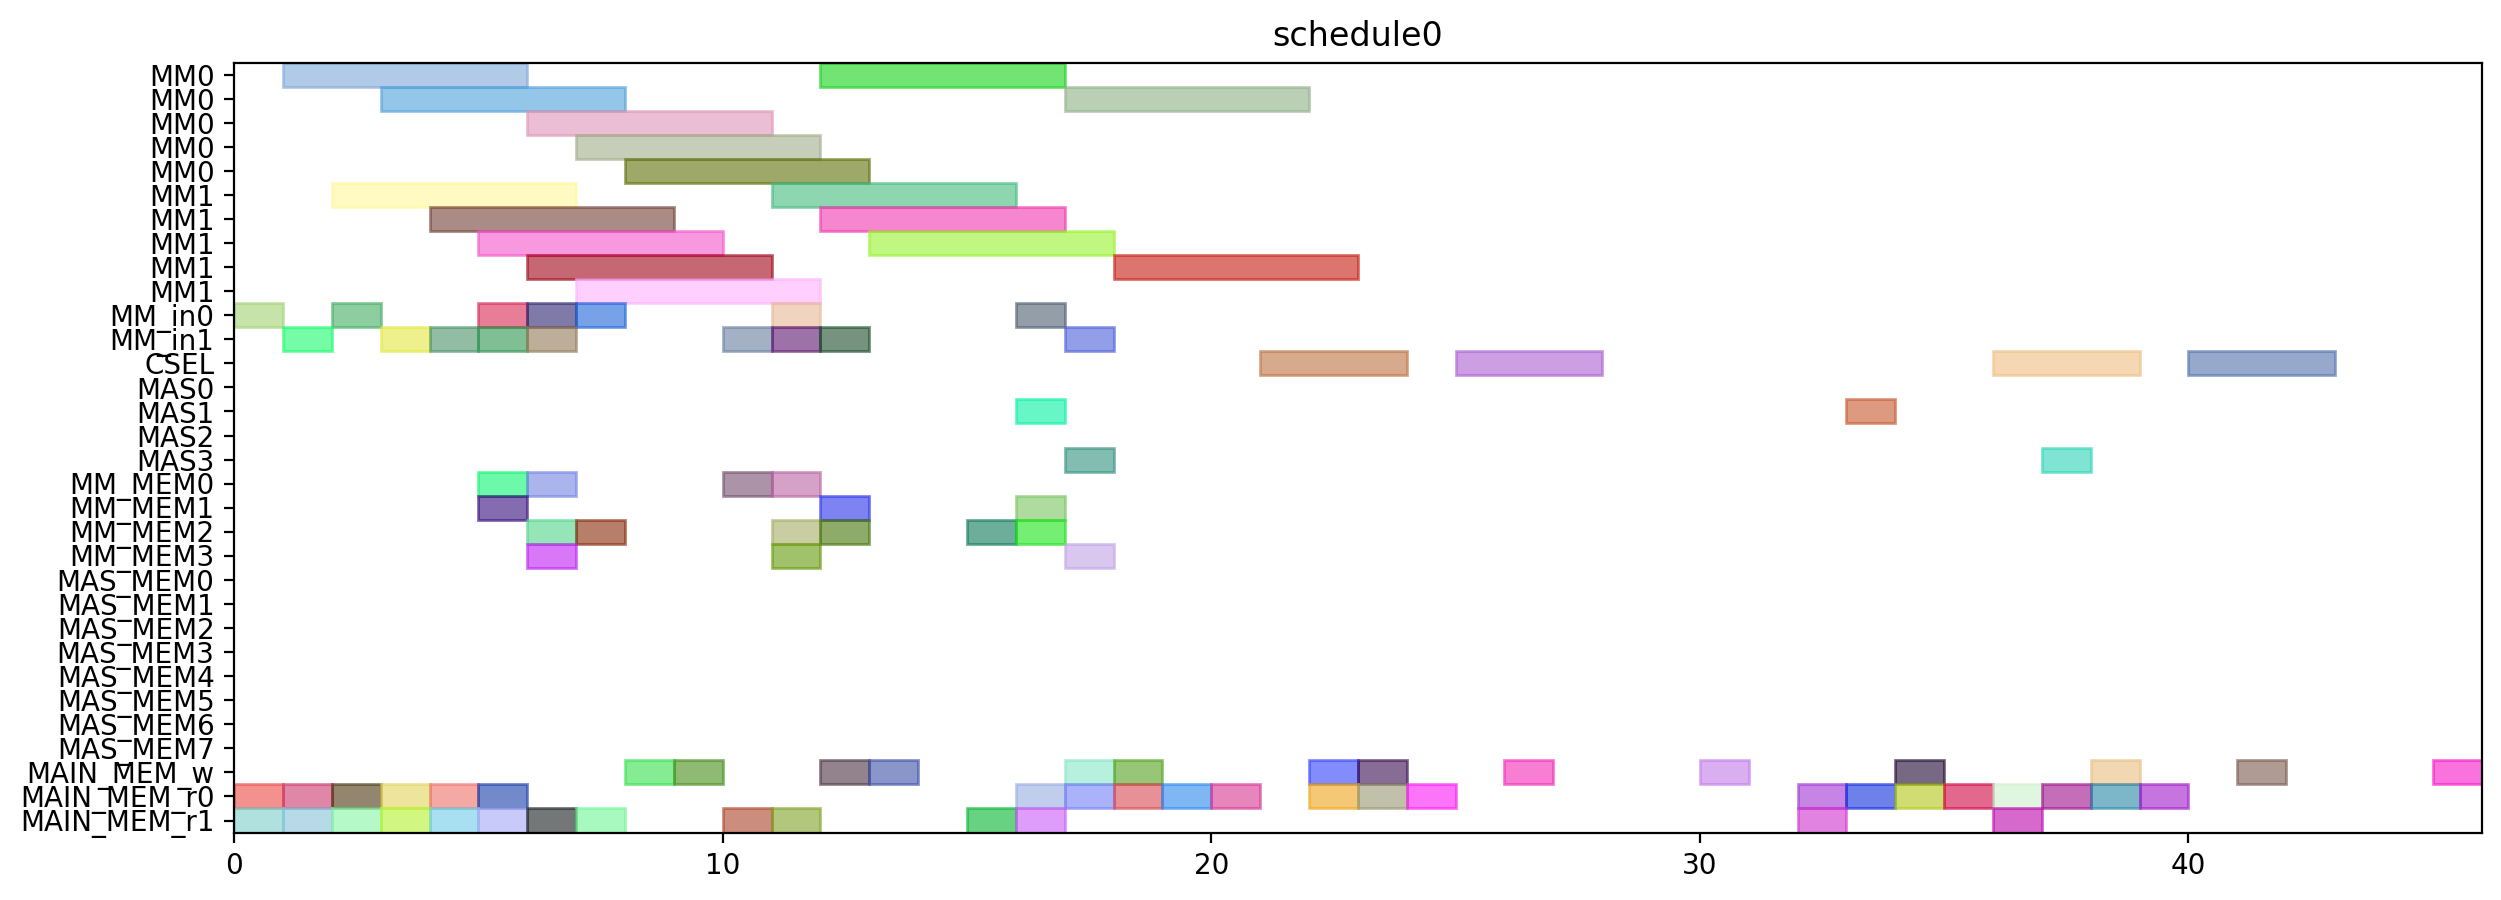

This chart was generated by the following Python code:
from pyschedule import Scenario, solvers, plotters, alt


def solve():
	horizon = 120
	S = Scenario("schedule0", horizon=horizon)

	# resource
	MM = S.Resources('MM', num=2, size=5)
	MM_in = S.Resources('MM_in', num=2)
	CSEL = S.Resource('CSEL')
	MAS = S.Resources('MAS', num=4, size=1, periods=range(1, horizon))
	MM_MEM = S.Resources('MM_MEM', num=4)
	MAS_MEM = S.Resources('MAS_MEM', num=8)
	MAIN_MEM_w = S.Resource('MAIN_MEM_w', size=1)
	MAIN_MEM_r = S.Resources('MAIN_MEM_r', num=2)

	# result of previous scheduling

	# new tasks
	alpha0 = S.Task('alpha0', length=5, delay_cost=1)
	alpha0 += alt(MM)
	alpha0_in = S.Task('alpha0_in', length=1, delay_cost=1)
	alpha0_in += alt(MM_in)
	S += alpha0_in*MM_in[0]<=alpha0*MM[0]
	S += alpha0_in*MM_in[1]<=alpha0*MM[1]
	alpha0_mem0 = S.Task('alpha0_mem0', length=1, delay_cost=1)
	alpha0_mem0 += MAIN_MEM_r[0]
	S += alpha0_mem0 <= alpha0

	alpha0_mem1 = S.Task('alpha0_mem1', length=1, delay_cost=1)
	alpha0_mem1 += MAIN_MEM_r[1]
	S += alpha0_mem1 <= alpha0

	alpha1 = S.Task('alpha1', length=5, delay_cost=1)
	alpha1 += alt(MM)
	alpha1_in = S.Task('alpha1_in', length=1, delay_cost=1)
	alpha1_in += alt(MM_in)
	S += alpha1_in*MM_in[0]<=alpha1*MM[0]
	S += alpha1_in*MM_in[1]<=alpha1*MM[1]
	alpha1_mem0 = S.Task('alpha1_mem0', length=1, delay_cost=1)
	alpha1_mem0 += MAIN_MEM_r[0]
	S += alpha1_mem0 <= alpha1

	alpha1_mem1 = S.Task('alpha1_mem1', length=1, delay_cost=1)
	alpha1_mem1 += MAIN_MEM_r[1]
	S += alpha1_mem1 <= alpha1

	xit2N0 = S.Task('xit2N0', length=5, delay_cost=1)
	xit2N0 += alt(MM)
	xit2N0_in = S.Task('xit2N0_in', length=1, delay_cost=1)
	xit2N0_in += alt(MM_in)
	S += xit2N0_in*MM_in[0]<=xit2N0*MM[0]
	S += xit2N0_in*MM_in[1]<=xit2N0*MM[1]
	S += 0<xit2N0

	xit2N0_w = S.Task('xit2N0_w', length=1, delay_cost=1)
	xit2N0_w += alt(MAIN_MEM_w)
	S += xit2N0 <= xit2N0_w

	xit2N0_mem0 = S.Task('xit2N0_mem0', length=1, delay_cost=1)
	xit2N0_mem0 += MAIN_MEM_r[0]
	S += xit2N0_mem0 <= xit2N0

	xit2N0_mem1 = S.Task('xit2N0_mem1', length=1, delay_cost=1)
	xit2N0_mem1 += MAIN_MEM_r[1]
	S += xit2N0_mem1 <= xit2N0

	xit2N1 = S.Task('xit2N1', length=5, delay_cost=1)
	xit2N1 += alt(MM)
	xit2N1_in = S.Task('xit2N1_in', length=1, delay_cost=1)
	xit2N1_in += alt(MM_in)
	S += xit2N1_in*MM_in[0]<=xit2N1*MM[0]
	S += xit2N1_in*MM_in[1]<=xit2N1*MM[1]
	S += 0<xit2N1

	xit2N1_w = S.Task('xit2N1_w', length=1, delay_cost=1)
	xit2N1_w += alt(MAIN_MEM_w)
	S += xit2N1 <= xit2N1_w

	xit2N1_mem0 = S.Task('xit2N1_mem0', length=1, delay_cost=1)
	xit2N1_mem0 += MAIN_MEM_r[0]
	S += xit2N1_mem0 <= xit2N1

	xit2N1_mem1 = S.Task('xit2N1_mem1', length=1, delay_cost=1)
	xit2N1_mem1 += MAIN_MEM_r[1]
	S += xit2N1_mem1 <= xit2N1

	t30 = S.Task('t30', length=5, delay_cost=1)
	t30 += alt(MM)
	t30_in = S.Task('t30_in', length=1, delay_cost=1)
	t30_in += alt(MM_in)
	S += t30_in*MM_in[0]<=t30*MM[0]
	S += t30_in*MM_in[1]<=t30*MM[1]
	t30_mem0 = S.Task('t30_mem0', length=1, delay_cost=1)
	t30_mem0 += MAIN_MEM_r[0]
	S += t30_mem0 <= t30

	t30_mem1 = S.Task('t30_mem1', length=1, delay_cost=1)
	t30_mem1 += MAIN_MEM_r[1]
	S += t30_mem1 <= t30

	t31 = S.Task('t31', length=5, delay_cost=1)
	t31 += alt(MM)
	t31_in = S.Task('t31_in', length=1, delay_cost=1)
	t31_in += alt(MM_in)
	S += t31_in*MM_in[0]<=t31*MM[0]
	S += t31_in*MM_in[1]<=t31*MM[1]
	t31_mem0 = S.Task('t31_mem0', length=1, delay_cost=1)
	t31_mem0 += MAIN_MEM_r[0]
	S += t31_mem0 <= t31

	t31_mem1 = S.Task('t31_mem1', length=1, delay_cost=1)
	t31_mem1 += MAIN_MEM_r[1]
	S += t31_mem1 <= t31

	alphaD0 = S.Task('alphaD0', length=5, delay_cost=1)
	alphaD0 += alt(MM)
	alphaD0_in = S.Task('alphaD0_in', length=1, delay_cost=1)
	alphaD0_in += alt(MM_in)
	S += alphaD0_in*MM_in[0]<=alphaD0*MM[0]
	S += alphaD0_in*MM_in[1]<=alphaD0*MM[1]
	S += 0<alphaD0

	alphaD0_w = S.Task('alphaD0_w', length=1, delay_cost=1)
	alphaD0_w += alt(MAIN_MEM_w)
	S += alphaD0 <= alphaD0_w

	alphaD0_mem0 = S.Task('alphaD0_mem0', length=1, delay_cost=1)
	alphaD0_mem0 += alt(MM_MEM)
	S += (alpha0*MM[0])-1 < alphaD0_mem0*MM_MEM[0]
	S += (alpha0*MM[1])-1 < alphaD0_mem0*MM_MEM[2]
	S += alphaD0_mem0 <= alphaD0

	alphaD0_mem1 = S.Task('alphaD0_mem1', length=1, delay_cost=1)
	alphaD0_mem1 += MAIN_MEM_r[1]
	S += alphaD0_mem1 <= alphaD0

	alphaD1 = S.Task('alphaD1', length=5, delay_cost=1)
	alphaD1 += alt(MM)
	alphaD1_in = S.Task('alphaD1_in', length=1, delay_cost=1)
	alphaD1_in += alt(MM_in)
	S += alphaD1_in*MM_in[0]<=alphaD1*MM[0]
	S += alphaD1_in*MM_in[1]<=alphaD1*MM[1]
	S += 0<alphaD1

	alphaD1_w = S.Task('alphaD1_w', length=1, delay_cost=1)
	alphaD1_w += alt(MAIN_MEM_w)
	S += alphaD1 <= alphaD1_w

	alphaD1_mem0 = S.Task('alphaD1_mem0', length=1, delay_cost=1)
	alphaD1_mem0 += alt(MM_MEM)
	S += (alpha1*MM[0])-1 < alphaD1_mem0*MM_MEM[0]
	S += (alpha1*MM[1])-1 < alphaD1_mem0*MM_MEM[2]
	S += alphaD1_mem0 <= alphaD1

	alphaD1_mem1 = S.Task('alphaD1_mem1', length=1, delay_cost=1)
	alphaD1_mem1 += MAIN_MEM_r[1]
	S += alphaD1_mem1 <= alphaD1

	alpha20 = S.Task('alpha20', length=5, delay_cost=1)
	alpha20 += alt(MM)
	alpha20_in = S.Task('alpha20_in', length=1, delay_cost=1)
	alpha20_in += alt(MM_in)
	S += alpha20_in*MM_in[0]<=alpha20*MM[0]
	S += alpha20_in*MM_in[1]<=alpha20*MM[1]
	alpha20_mem0 = S.Task('alpha20_mem0', length=1, delay_cost=1)
	alpha20_mem0 += alt(MM_MEM)
	S += (alpha0*MM[0])-1 < alpha20_mem0*MM_MEM[0]
	S += (alpha0*MM[1])-1 < alpha20_mem0*MM_MEM[2]
	S += alpha20_mem0 <= alpha20

	alpha20_mem1 = S.Task('alpha20_mem1', length=1, delay_cost=1)
	alpha20_mem1 += alt(MM_MEM)
	S += (alpha0*MM[0])-1 < alpha20_mem1*MM_MEM[1]
	S += (alpha0*MM[1])-1 < alpha20_mem1*MM_MEM[3]
	S += alpha20_mem1 <= alpha20

	alpha21 = S.Task('alpha21', length=5, delay_cost=1)
	alpha21 += alt(MM)
	alpha21_in = S.Task('alpha21_in', length=1, delay_cost=1)
	alpha21_in += alt(MM_in)
	S += alpha21_in*MM_in[0]<=alpha21*MM[0]
	S += alpha21_in*MM_in[1]<=alpha21*MM[1]
	alpha21_mem0 = S.Task('alpha21_mem0', length=1, delay_cost=1)
	alpha21_mem0 += alt(MM_MEM)
	S += (alpha1*MM[0])-1 < alpha21_mem0*MM_MEM[0]
	S += (alpha1*MM[1])-1 < alpha21_mem0*MM_MEM[2]
	S += alpha21_mem0 <= alpha21

	alpha21_mem1 = S.Task('alpha21_mem1', length=1, delay_cost=1)
	alpha21_mem1 += alt(MM_MEM)
	S += (alpha1*MM[0])-1 < alpha21_mem1*MM_MEM[1]
	S += (alpha1*MM[1])-1 < alpha21_mem1*MM_MEM[3]
	S += alpha21_mem1 <= alpha21

	alpha2V0 = S.Task('alpha2V0', length=5, delay_cost=1)
	alpha2V0 += alt(MM)
	alpha2V0_in = S.Task('alpha2V0_in', length=1, delay_cost=1)
	alpha2V0_in += alt(MM_in)
	S += alpha2V0_in*MM_in[0]<=alpha2V0*MM[0]
	S += alpha2V0_in*MM_in[1]<=alpha2V0*MM[1]
	alpha2V0_mem0 = S.Task('alpha2V0_mem0', length=1, delay_cost=1)
	alpha2V0_mem0 += alt(MM_MEM)
	S += (alpha20*MM[0])-1 < alpha2V0_mem0*MM_MEM[0]
	S += (alpha20*MM[1])-1 < alpha2V0_mem0*MM_MEM[2]
	S += alpha2V0_mem0 <= alpha2V0

	alpha2V0_mem1 = S.Task('alpha2V0_mem1', length=1, delay_cost=1)
	alpha2V0_mem1 += MAIN_MEM_r[1]
	S += alpha2V0_mem1 <= alpha2V0

	alpha2V1 = S.Task('alpha2V1', length=5, delay_cost=1)
	alpha2V1 += alt(MM)
	alpha2V1_in = S.Task('alpha2V1_in', length=1, delay_cost=1)
	alpha2V1_in += alt(MM_in)
	S += alpha2V1_in*MM_in[0]<=alpha2V1*MM[0]
	S += alpha2V1_in*MM_in[1]<=alpha2V1*MM[1]
	alpha2V1_mem0 = S.Task('alpha2V1_mem0', length=1, delay_cost=1)
	alpha2V1_mem0 += alt(MM_MEM)
	S += (alpha21*MM[0])-1 < alpha2V1_mem0*MM_MEM[0]
	S += (alpha21*MM[1])-1 < alpha2V1_mem0*MM_MEM[2]
	S += alpha2V1_mem0 <= alpha2V1

	alpha2V1_mem1 = S.Task('alpha2V1_mem1', length=1, delay_cost=1)
	alpha2V1_mem1 += MAIN_MEM_r[1]
	S += alpha2V1_mem1 <= alpha2V1

	t3alphaD0 = S.Task('t3alphaD0', length=5, delay_cost=1)
	t3alphaD0 += alt(MM)
	t3alphaD0_in = S.Task('t3alphaD0_in', length=1, delay_cost=1)
	t3alphaD0_in += alt(MM_in)
	S += t3alphaD0_in*MM_in[0]<=t3alphaD0*MM[0]
	S += t3alphaD0_in*MM_in[1]<=t3alphaD0*MM[1]
	t3alphaD0_mem0 = S.Task('t3alphaD0_mem0', length=1, delay_cost=1)
	t3alphaD0_mem0 += alt(MM_MEM)
	S += (t30*MM[0])-1 < t3alphaD0_mem0*MM_MEM[0]
	S += (t30*MM[1])-1 < t3alphaD0_mem0*MM_MEM[2]
	S += t3alphaD0_mem0 <= t3alphaD0

	t3alphaD0_mem1 = S.Task('t3alphaD0_mem1', length=1, delay_cost=1)
	t3alphaD0_mem1 += alt(MM_MEM)
	S += (alphaD0*MM[0])-1 < t3alphaD0_mem1*MM_MEM[1]
	S += (alphaD0*MM[1])-1 < t3alphaD0_mem1*MM_MEM[3]
	S += t3alphaD0_mem1 <= t3alphaD0

	t3alphaD1 = S.Task('t3alphaD1', length=5, delay_cost=1)
	t3alphaD1 += alt(MM)
	t3alphaD1_in = S.Task('t3alphaD1_in', length=1, delay_cost=1)
	t3alphaD1_in += alt(MM_in)
	S += t3alphaD1_in*MM_in[0]<=t3alphaD1*MM[0]
	S += t3alphaD1_in*MM_in[1]<=t3alphaD1*MM[1]
	t3alphaD1_mem0 = S.Task('t3alphaD1_mem0', length=1, delay_cost=1)
	t3alphaD1_mem0 += alt(MM_MEM)
	S += (t31*MM[0])-1 < t3alphaD1_mem0*MM_MEM[0]
	S += (t31*MM[1])-1 < t3alphaD1_mem0*MM_MEM[2]
	S += t3alphaD1_mem0 <= t3alphaD1

	t3alphaD1_mem1 = S.Task('t3alphaD1_mem1', length=1, delay_cost=1)
	t3alphaD1_mem1 += alt(MM_MEM)
	S += (alphaD1*MM[0])-1 < t3alphaD1_mem1*MM_MEM[1]
	S += (alphaD1*MM[1])-1 < t3alphaD1_mem1*MM_MEM[3]
	S += t3alphaD1_mem1 <= t3alphaD1

	y20 = S.Task('y20', length=5, delay_cost=1)
	y20 += alt(MM)
	y20_in = S.Task('y20_in', length=1, delay_cost=1)
	y20_in += alt(MM_in)
	S += y20_in*MM_in[0]<=y20*MM[0]
	S += y20_in*MM_in[1]<=y20*MM[1]
	S += 0<y20

	y20_w = S.Task('y20_w', length=1, delay_cost=1)
	y20_w += alt(MAIN_MEM_w)
	S += y20 <= y20_w

	y20_mem0 = S.Task('y20_mem0', length=1, delay_cost=1)
	y20_mem0 += MAIN_MEM_r[0]
	S += y20_mem0 <= y20

	y20_mem1 = S.Task('y20_mem1', length=1, delay_cost=1)
	y20_mem1 += alt(MM_MEM)
	S += (t3alphaD0*MM[0])-1 < y20_mem1*MM_MEM[1]
	S += (t3alphaD0*MM[1])-1 < y20_mem1*MM_MEM[3]
	S += y20_mem1 <= y20

	y21 = S.Task('y21', length=5, delay_cost=1)
	y21 += alt(MM)
	y21_in = S.Task('y21_in', length=1, delay_cost=1)
	y21_in += alt(MM_in)
	S += y21_in*MM_in[0]<=y21*MM[0]
	S += y21_in*MM_in[1]<=y21*MM[1]
	S += 0<y21

	y21_w = S.Task('y21_w', length=1, delay_cost=1)
	y21_w += alt(MAIN_MEM_w)
	S += y21 <= y21_w

	y21_mem0 = S.Task('y21_mem0', length=1, delay_cost=1)
	y21_mem0 += MAIN_MEM_r[0]
	S += y21_mem0 <= y21

	y21_mem1 = S.Task('y21_mem1', length=1, delay_cost=1)
	y21_mem1 += alt(MM_MEM)
	S += (t3alphaD1*MM[0])-1 < y21_mem1*MM_MEM[1]
	S += (t3alphaD1*MM[1])-1 < y21_mem1*MM_MEM[3]
	S += y21_mem1 <= y21

	alpha2V_U0 = S.Task('alpha2V_U0', length=1, delay_cost=1)
	alpha2V_U0 += alt(MAS)
	S += 0<alpha2V_U0

	alpha2V_U0_w = S.Task('alpha2V_U0_w', length=1, delay_cost=1)
	alpha2V_U0_w += alt(MAIN_MEM_w)
	S += alpha2V_U0 <= alpha2V_U0_w

	alpha2V_U0_mem0 = S.Task('alpha2V_U0_mem0', length=1, delay_cost=1)
	alpha2V_U0_mem0 += alt(MM_MEM)
	S += (alpha2V0*MM[0])-1 < alpha2V_U0_mem0*MM_MEM[0]
	S += (alpha2V0*MM[1])-1 < alpha2V_U0_mem0*MM_MEM[2]
	S += alpha2V_U0_mem0 <= alpha2V_U0

	alpha2V_U0_mem1 = S.Task('alpha2V_U0_mem1', length=1, delay_cost=1)
	alpha2V_U0_mem1 += MAIN_MEM_r[1]
	S += alpha2V_U0_mem1 <= alpha2V_U0

	alpha2V_U1 = S.Task('alpha2V_U1', length=1, delay_cost=1)
	alpha2V_U1 += alt(MAS)
	S += 0<alpha2V_U1

	alpha2V_U1_w = S.Task('alpha2V_U1_w', length=1, delay_cost=1)
	alpha2V_U1_w += alt(MAIN_MEM_w)
	S += alpha2V_U1 <= alpha2V_U1_w

	alpha2V_U1_mem0 = S.Task('alpha2V_U1_mem0', length=1, delay_cost=1)
	alpha2V_U1_mem0 += alt(MM_MEM)
	S += (alpha2V1*MM[0])-1 < alpha2V_U1_mem0*MM_MEM[0]
	S += (alpha2V1*MM[1])-1 < alpha2V_U1_mem0*MM_MEM[2]
	S += alpha2V_U1_mem0 <= alpha2V_U1

	alpha2V_U1_mem1 = S.Task('alpha2V_U1_mem1', length=1, delay_cost=1)
	alpha2V_U1_mem1 += MAIN_MEM_r[1]
	S += alpha2V_U1_mem1 <= alpha2V_U1

	X0 = S.Task('X0', length=3, delay_cost=1)
	X0 += alt(CSEL)

	X0_w = S.Task('X0_w', length=1, delay_cost=1)
	X0_w += alt(MAIN_MEM_w)
	S += X0+2 <= X0_w

	X0_mem0 = S.Task('X0_mem0', length=1, delay_cost=1)
	X0_mem0 += MAIN_MEM_r[0]
	S += alpha2V_U0_w < X0_mem0
	S += X0_mem0+ 2 <= X0

	X0_mem1 = S.Task('X0_mem1', length=1, delay_cost=1)
	X0_mem1 += MAIN_MEM_r[0]
	S += xit2N0_w < X0_mem1
	S += X0_mem1+ 1 <= X0

	X0_mem2 = S.Task('X0_mem2', length=1, delay_cost=1)
	X0_mem2 += MAIN_MEM_r[0]
	S += X0_mem2+ 0 <= X0

	X1 = S.Task('X1', length=3, delay_cost=1)
	X1 += alt(CSEL)

	X1_w = S.Task('X1_w', length=1, delay_cost=1)
	X1_w += alt(MAIN_MEM_w)
	S += X1+2 <= X1_w

	X1_mem0 = S.Task('X1_mem0', length=1, delay_cost=1)
	X1_mem0 += MAIN_MEM_r[0]
	S += alpha2V_U1_w < X1_mem0
	S += X1_mem0+ 2 <= X1

	X1_mem1 = S.Task('X1_mem1', length=1, delay_cost=1)
	X1_mem1 += MAIN_MEM_r[0]
	S += xit2N1_w < X1_mem1
	S += X1_mem1+ 1 <= X1

	X1_mem2 = S.Task('X1_mem2', length=1, delay_cost=1)
	X1_mem2 += MAIN_MEM_r[0]
	S += X1_mem2+ 0 <= X1

	y0 = S.Task('y0', length=3, delay_cost=1)
	y0 += alt(CSEL)

	y0_w = S.Task('y0_w', length=1, delay_cost=1)
	y0_w += alt(MAIN_MEM_w)
	S += y0+2 <= y0_w

	y0_mem0 = S.Task('y0_mem0', length=1, delay_cost=1)
	y0_mem0 += MAIN_MEM_r[0]
	S += alpha2V_U0_w < y0_mem0
	S += y0_mem0+ 2 <= y0

	y0_mem1 = S.Task('y0_mem1', length=1, delay_cost=1)
	y0_mem1 += MAIN_MEM_r[0]
	S += y20_w < y0_mem1
	S += y0_mem1+ 1 <= y0

	y0_mem2 = S.Task('y0_mem2', length=1, delay_cost=1)
	y0_mem2 += MAIN_MEM_r[0]
	S += alphaD0_w < y0_mem2
	S += y0_mem2+ 0 <= y0

	y1 = S.Task('y1', length=3, delay_cost=1)
	y1 += alt(CSEL)

	y1_w = S.Task('y1_w', length=1, delay_cost=1)
	y1_w += alt(MAIN_MEM_w)
	S += y1+2 <= y1_w

	y1_mem0 = S.Task('y1_mem0', length=1, delay_cost=1)
	y1_mem0 += MAIN_MEM_r[0]
	S += alpha2V_U1_w < y1_mem0
	S += y1_mem0+ 2 <= y1

	y1_mem1 = S.Task('y1_mem1', length=1, delay_cost=1)
	y1_mem1 += MAIN_MEM_r[0]
	S += y21_w < y1_mem1
	S += y1_mem1+ 1 <= y1

	y1_mem2 = S.Task('y1_mem2', length=1, delay_cost=1)
	y1_mem2 += MAIN_MEM_r[0]
	S += alphaD1_w < y1_mem2
	S += y1_mem2+ 0 <= y1

	y_alt0 = S.Task('y_alt0', length=1, delay_cost=1)
	y_alt0 += alt(MAS)
	S += 0<y_alt0

	y_alt0_w = S.Task('y_alt0_w', length=1, delay_cost=1)
	y_alt0_w += alt(MAIN_MEM_w)
	S += y_alt0 <= y_alt0_w

	y_alt0_mem0 = S.Task('y_alt0_mem0', length=1, delay_cost=1)
	y_alt0_mem0 += MAIN_MEM_r[0]
	S += y_alt0_mem0 <= y_alt0

	y_alt0_mem1 = S.Task('y_alt0_mem1', length=1, delay_cost=1)
	y_alt0_mem1 += MAIN_MEM_r[1]
	S += y0_w < y_alt0_mem1
	S += y_alt0_mem1 <= y_alt0

	y_alt1 = S.Task('y_alt1', length=1, delay_cost=1)
	y_alt1 += alt(MAS)
	S += 0<y_alt1

	y_alt1_w = S.Task('y_alt1_w', length=1, delay_cost=1)
	y_alt1_w += alt(MAIN_MEM_w)
	S += y_alt1 <= y_alt1_w

	y_alt1_mem0 = S.Task('y_alt1_mem0', length=1, delay_cost=1)
	y_alt1_mem0 += MAIN_MEM_r[0]
	S += y_alt1_mem0 <= y_alt1

	y_alt1_mem1 = S.Task('y_alt1_mem1', length=1, delay_cost=1)
	y_alt1_mem1 += MAIN_MEM_r[1]
	S += y1_w < y_alt1_mem1
	S += y_alt1_mem1 <= y_alt1

	Y0 = S.Task('Y0', length=3, delay_cost=1)
	Y0 += alt(CSEL)

	Y0_w = S.Task('Y0_w', length=1, delay_cost=1)
	Y0_w += alt(MAIN_MEM_w)
	S += Y0+2 <= Y0_w

	Y0_mem0 = S.Task('Y0_mem0', length=1, delay_cost=1)
	Y0_mem0 += MAIN_MEM_r[0]
	S += Y0_mem0+ 2 <= Y0

	Y0_mem1 = S.Task('Y0_mem1', length=1, delay_cost=1)
	Y0_mem1 += MAIN_MEM_r[0]
	S += y0_w < Y0_mem1
	S += Y0_mem1+ 1 <= Y0

	Y0_mem2 = S.Task('Y0_mem2', length=1, delay_cost=1)
	Y0_mem2 += MAIN_MEM_r[0]
	S += y_alt0_w < Y0_mem2
	S += Y0_mem2+ 0 <= Y0

	Y1 = S.Task('Y1', length=3, delay_cost=1)
	Y1 += alt(CSEL)

	Y1_w = S.Task('Y1_w', length=1, delay_cost=1)
	Y1_w += alt(MAIN_MEM_w)
	S += Y1+2 <= Y1_w

	Y1_mem0 = S.Task('Y1_mem0', length=1, delay_cost=1)
	Y1_mem0 += MAIN_MEM_r[0]
	S += Y1_mem0+ 2 <= Y1

	Y1_mem1 = S.Task('Y1_mem1', length=1, delay_cost=1)
	Y1_mem1 += MAIN_MEM_r[0]
	S += y1_w < Y1_mem1
	S += Y1_mem1+ 1 <= Y1

	Y1_mem2 = S.Task('Y1_mem2', length=1, delay_cost=1)
	Y1_mem2 += MAIN_MEM_r[0]
	S += y_alt1_w < Y1_mem2
	S += Y1_mem2+ 0 <= Y1

	solvers.mip.solve(S,msg=1,kind='CPLEX',ratio_gap=1.01)

	solution = [['hoge']*len(S.solution()[1]) for i in range(len(S.solution()))]
	for i in range(len(S.solution())):
		for j in range(len(S.solution()[i])):
			solution[i][j]=str(S.solution()[i][j])
	print(solution)

	cycles = int(solution[-1][3])

	pic_file_name = "/home/mfukuda/ABE/multiRAM_multiMAS_16mux/scheduling_result/stage5MM2_stage1MAS4/2xSSWU_AFTER_EXP/schedule0.png"
	if(S.solution() != []):
		plotters.matplotlib.plot(S,img_filename=pic_file_name, show_task_labels=False, fig_size=(cycles*0.25+3, 5))

	return solution
